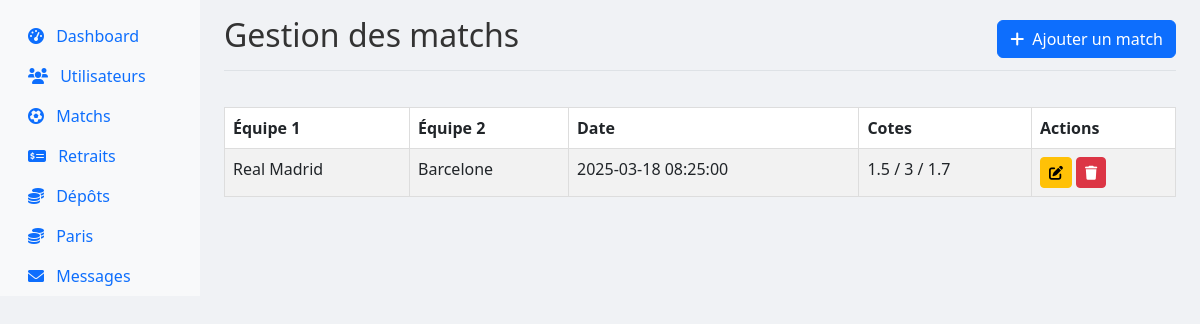
Page /superadmin.php?action=matches (signed in) on the committed database.
### tables this page shows
CREATE TABLE `matches` (
  `id` int(11) NOT NULL,
  `team1` varchar(50) NOT NULL,
  `team2` varchar(50) NOT NULL,
  `odds_team1` float NOT NULL,
  `odds_team2` float NOT NULL,
  `odds_draw` float NOT NULL,
  `event_date` datetime NOT NULL,
  `category` varchar(50) NOT NULL DEFAULT 'football'
);

### superadmin.php (the view, shortened to what this page needs)
<?php
require 'includes/config.php';
$action = $_GET['action'] ?? 'dashboard';
$users = $pdo->query("SELECT * FROM users")->fetchAll();
$matches = $pdo->query("SELECT * FROM matches ORDER BY event_date DESC")->fetchAll();
$totalUsers = count($users);
$pendingWithdrawals = $pdo->query("SELECT COUNT(*) FROM withdrawals WHERE status = 'pending'")->fetchColumn();
$pendingDeposits = $pdo->query("SELECT COUNT(*) FROM deposits WHERE status = 'pending'")->fetchColumn();
?>
<!DOCTYPE html>
<html lang="fr">
<head>
    <link href="https://cdn.jsdelivr.net/npm/bootstrap@5.3.0/dist/css/bootstrap.min.css" rel="stylesheet">
    <link rel="stylesheet" href="https://cdnjs.cloudflare.com/ajax/libs/font-awesome/6.0.0/css/all.min.css">
    <link rel="stylesheet" href="css/style.css">
</head>
<body>
    <div class="container-fluid">
        <div class="row">
            <nav class="col-md-3 col-lg-2 d-md-block bg-light sidebar">
                <div class="position-sticky pt-3">
                    <ul class="nav flex-column">
                        <li class="nav-item">
                            <a class="nav-link <?= $action === 'dashboard' ? 'active' : '' ?>" href="?action=dashboard">
                                <i class="fas fa-tachometer-alt me-2"></i> Dashboard
                            </a>
                        </li>
                        <li class="nav-item">
                            <a class="nav-link <?= $action === 'users' ? 'active' : '' ?>" href="?action=users">
                                <i class="fas fa-users me-2"></i> Utilisateurs
                            </a>
                        </li>
                        <li class="nav-item">
                            <a class="nav-link <?= $action === 'matches' ? 'active' : '' ?>" href="?action=matches">
                                <i class="fas fa-futbol me-2"></i> Matchs
                            </a>
                        </li>
                        <li class="nav-item">
                            <a class="nav-link <?= $action === 'withdrawals' ? 'active' : '' ?>" href="?action=withdrawals">
                                <i class="fas fa-money-check-alt me-2"></i> Retraits
                            </a>
                        </li>
                        <li class="nav-item">
                            <a class="nav-link <?= $action === 'deposits' ? 'active' : '' ?>" href="?action=deposits">
                                <i class="fas fa-coins me-2"></i> Dépôts
                            </a>
                        </li>
                        <li class="nav-item">
                            <a class="nav-link <?= $action === 'bets' ? 'active' : '' ?>" href="?action=bets">
                                 <i class="fas fa-coins me-2"></i> Paris
    </a>
                        </li>
                        <li class="nav-item">
                            <a class="nav-link <?= $action === 'messages' ? 'active' : '' ?>" href="?action=messages">
                                <i class="fas fa-envelope me-2"></i> Messages
                            </a>
                        </li>
                    </ul>
                </div>
            </nav>
            <main class="col-md-9 ms-sm-auto col-lg-10 px-md-4">
                <?php if($action === 'dashboard'): ?>
                    <div class="d-flex justify-content-between flex-wrap flex-md-nowrap align-items-center pt-3 pb-2 mb-3 border-bottom">
                        <h1 class="h2">Tableau de bord</h1>
                    </div>
                    <div class="row">
                        <div class="col-md-3">
                            <div class="card text-white bg-primary mb-3">
                                <div class="card-body">
                                    <h5 class="card-title">Utilisateurs</h5>
                                    <p class="card-text display-4"><?= $totalUsers ?></p>
                                </div>
                            </div>
                        </div>
                        <div class="col-md-3">
                            <div class="card text-white bg-warning mb-3">
                                <div class="card-body">
                                    <h5 class="card-title">Retraits en attente</h5>
                                    <p class="card-text display-4"><?= $pendingWithdrawals ?></p>
                                </div>
                            </div>
                        </div>
                        <div class="col-md-3">
                            <div class="card text-white bg-success mb-3">
                                <div class="card-body">
                                    <h5 class="card-title">Dépôts en attente</h5>
                                    <p class="card-text display-4"><?= $pendingDeposits ?></p>
                                </div>
                            </div>
                        </div>
                    </div>
                <?php elseif($action === 'matches'): ?>
                    <div class="d-flex justify-content-between flex-wrap flex-md-nowrap align-items-center pt-3 pb-2 mb-3 border-bottom">
                        <h1 class="h2">Gestion des matchs</h1>
                        <button class="btn btn-primary" data-bs-toggle="modal" data-bs-target="#addMatchModal">
                            <i class="fas fa-plus me-2"></i>Ajouter un match
                        </button>
                    </div>
                    <div class="table-responsive">
                        <table class="table table-striped">
                            <thead>
                                <tr>
                                    <th>Équipe 1</th>
                                    <th>Équipe 2</th>
                                    <th>Date</th>
                                    <th>Cotes</th>
                                    <th>Actions</th>
                                </tr>
                            </thead>
                            <tbody>
                                <?php foreach($matches as $match): ?>
                                <tr>
                                    <td><?= htmlspecialchars($match['team1']) ?></td>
                                    <td><?= htmlspecialchars($match['team2']) ?></td>
                                    <td><?= $match['event_date'] ?></td>
                                    <td>
                                        <?= $match['odds_team1'] ?> /
                                        <?= $match['odds_draw'] ?> /
                                        <?= $match['odds_team2'] ?>
                                    </td>
                                    <td>
                                        <button class="btn btn-sm btn-warning"
                                                data-bs-toggle="modal"
                                                data-bs-target="#editMatchModal"
                                                data-match='<?= json_encode($match) ?>'>
                                            <i class="fas fa-edit"></i>
                                        </button>
                                        <a href="delete_match.php?id=<?= $match['id'] ?>"
                                           class="btn btn-sm btn-danger"
                                           onclick="return confirm('Supprimer ce match ?')">
                                            <i class="fas fa-trash"></i>
                                        </a>
                                    </td>
                                </tr>
                                <?php endforeach; ?>
                            </tbody>
                        </table>
                    </div>
                <?php endif; ?>
            </main>
        </div>
    </div>
</body>
</html>

### css/style.css (style rules this page uses)
body { font-family: 'Segoe UI', Tahoma, Geneva, Verdana, sans-serif; background-color: #f0f2f5; color: #333; margin: 0; padding: 0; }
table { width: 100%; border-collapse: collapse; margin-top: 20px; }
table, th, td { border: 1px solid #ddd; }
th, td { padding: 12px; text-align: left; }
th { background-color: #0066cc; color: #fff; }

### rows in the picture
matches: team1 "Real Madrid", team2 "Barcelone", event_date "2025-03-18 08:25:00", odds_team1 "1.5", odds_draw "3", odds_team2 "1.7"
